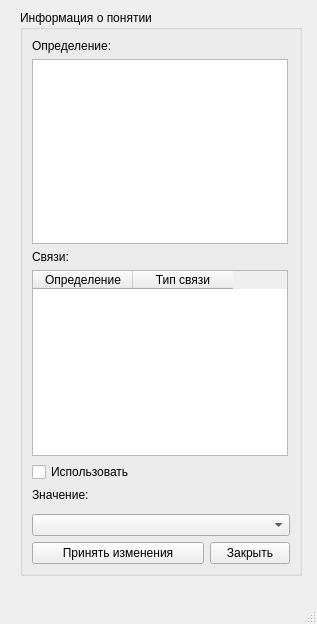
<?xml version="1.0" encoding="UTF-8"?>
<ui version="4.0">
 <class>MainWindow</class>
 <widget class="QMainWindow" name="MainWindow">
  <property name="geometry">
   <rect>
    <x>0</x>
    <y>0</y>
    <width>317</width>
    <height>624</height>
   </rect>
  </property>
  <property name="windowTitle">
   <string>MainWindow</string>
  </property>
  <widget class="QWidget" name="centralwidget">
   <widget class="QGroupBox" name="GBDefInfo">
    <property name="geometry">
     <rect>
      <x>20</x>
      <y>10</y>
      <width>282</width>
      <height>566</height>
     </rect>
    </property>
    <property name="title">
     <string>Информация о понятии</string>
    </property>
    <layout class="QFormLayout" name="formLayout">
     <item row="0" column="0">
      <widget class="QLabel" name="LDef">
       <property name="text">
        <string>Определение:</string>
       </property>
      </widget>
     </item>
     <item row="1" column="0">
      <widget class="QTextEdit" name="TEDef"/>
     </item>
     <item row="2" column="0">
      <widget class="QLabel" name="LRefs">
       <property name="text">
        <string>Связи:</string>
       </property>
      </widget>
     </item>
     <item row="3" column="0">
      <widget class="QTableWidget" name="TWRefs">
       <column>
        <property name="text">
         <string>Определение</string>
        </property>
       </column>
       <column>
        <property name="text">
         <string>Тип связи</string>
        </property>
       </column>
      </widget>
     </item>
     <item row="4" column="0">
      <widget class="QCheckBox" name="CBUse">
       <property name="text">
        <string>Использовать</string>
       </property>
      </widget>
     </item>
     <item row="5" column="0">
      <widget class="QLabel" name="LVal">
       <property name="text">
        <string>Значение:</string>
       </property>
      </widget>
     </item>
     <item row="6" column="0">
      <widget class="QLineEdit" name="LEVal">
       <property name="sizePolicy">
        <sizepolicy hsizetype="Ignored" vsizetype="Ignored">
         <horstretch>0</horstretch>
         <verstretch>0</verstretch>
        </sizepolicy>
       </property>
      </widget>
     </item>
     <item row="8" column="0" colspan="2">
      <layout class="QGridLayout" name="gridLayout">
       <item row="0" column="0">
        <widget class="QPushButton" name="BAccept">
         <property name="sizePolicy">
          <sizepolicy hsizetype="Expanding" vsizetype="Fixed">
           <horstretch>0</horstretch>
           <verstretch>0</verstretch>
          </sizepolicy>
         </property>
         <property name="text">
          <string>Принять изменения</string>
         </property>
        </widget>
       </item>
       <item row="0" column="1">
        <widget class="QPushButton" name="BClose">
         <property name="text">
          <string>Закрыть</string>
         </property>
        </widget>
       </item>
      </layout>
     </item>
     <item row="7" column="0" colspan="2">
      <widget class="QComboBox" name="CBVal"/>
     </item>
    </layout>
   </widget>
  </widget>
  <widget class="QMenuBar" name="menubar">
   <property name="geometry">
    <rect>
     <x>0</x>
     <y>0</y>
     <width>317</width>
     <height>21</height>
    </rect>
   </property>
  </widget>
  <widget class="QStatusBar" name="statusbar"/>
 </widget>
 <resources/>
 <connections/>
</ui>
